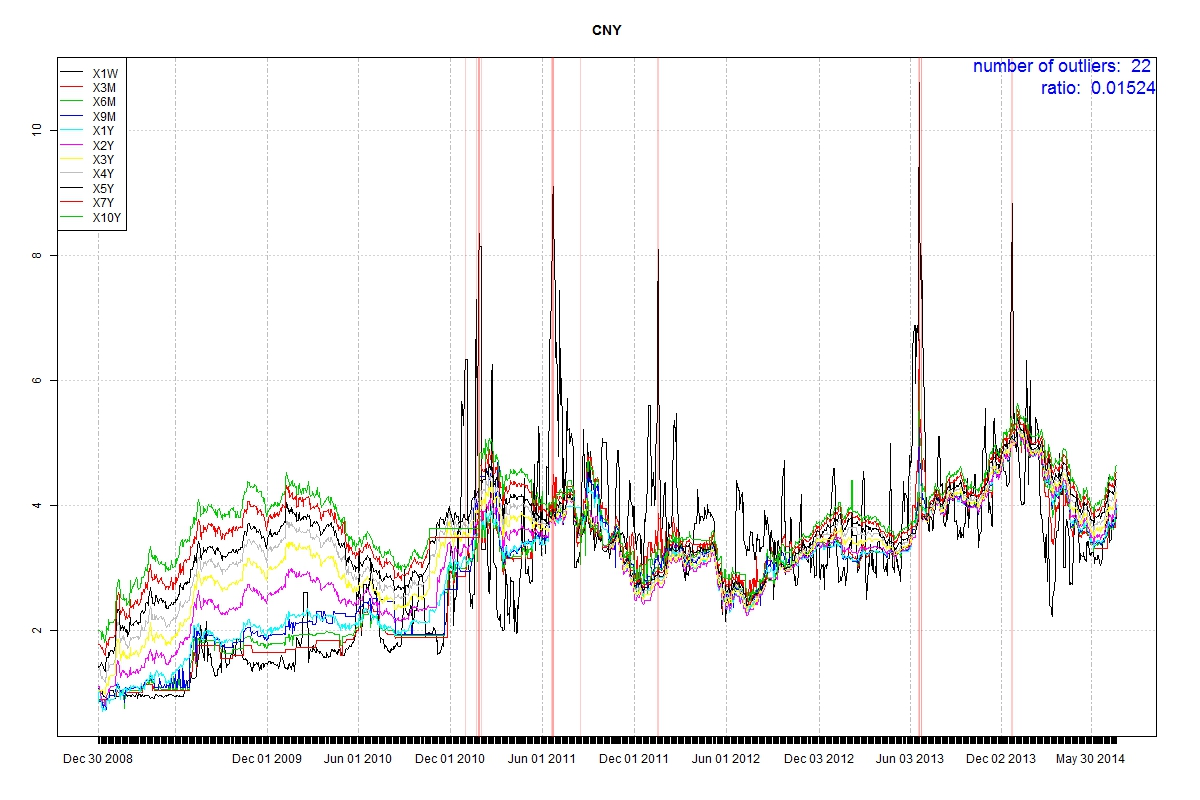

The script that saved this image:
library(xts)
library(xtsExtra)

#currency <- read.csv('INR266.csv',stringsAsFactors = FALSE)
index <- read.csv("CNY.csv",stringsAsFactors = FALSE)

data <- index
dates <- data$Date
rates <- data[,-1]
dates <- as.POSIXct(dates,format ="%m/%d/%Y")
t <- as.xts(rates, order.by = dates)
  # scale 
rate_name <- names(t)
span <- 0.16

tsoutliers <- function(x,plot=TRUE,span=0.1,name="",percentile = c(0.25,0.75),k=3,range = c(-1.1))
{
    # x <- as.ts(x)
    if(frequency(x)>1)
        resid <- stl(x,s.window="periodic",robust=TRUE)$time.series[,3]
    else
    {
        tt <- 1:length(x)
        #resid <- residuals(loess(x ~ tt,span=span))

        loe <- loess(x~tt, span = span)
    pred <- predict(loe,tt,se=TRUE)
    resid <- loe$residuals
    }


    # can adjust the parameters to control the outlier 
    resid.q <- quantile(resid,prob= percentile)
    iqr <- diff(resid.q)
    limits <- resid.q + k*iqr*range
    score <- abs(pmin((resid-limits[1])/iqr,0) + pmax((resid - limits[2])/iqr,0))
    indicator <- ifelse(score>0,1,0)
    indi <- cbind(indicator,x)[,1]

    if(plot)
    {
        custom.panel <- function(index,x,...) {
        default.panel(index,x,...)
        points(x=index(indi[indi == 1]),
          y=x[,1][index(indi[indi == 1])],cex=0.9,pch=19,
          col="blue")
          #abline(v=index(indi[indi == 1]),col="grey")
    }

      newlist <- list(score = score, resid = resid,indicator = indicator)
    plot.xts(x=cbind(x,fitted=loe$fitted,residual=loe$residuals),panel = custom.panel, screens = factor(1, 1), auto.legend = TRUE, main = paste("LOESS plot",rate_name[i],sep=" "))

        cat("Number of outliers for ",name," is ", sum(indicator),"\n")
        return(invisible(newlist))
    }
    else
        return(list(score,resid,indicator))
}


jpeg(file = " CNY LOESS plot %d.jpeg",quality=100,width = 1200, height = 800,units = 'px', pointsize = 12)

indi <- rep(0,nrow(t)) # initialize the indicator vector

for (i in 1:ncol(t))
{
  a <- tsoutliers(t[,i],name = rate_name[i],span=span, percentile = c(0.25,0.75),k=3,range=c(-1,1.2))
# if any col in one raw has 1, label this row as 1
indi <- indi | a$indicator
}
dev.off()

indi <- cbind(indi,t)[,1]
num <- sum(indi)
per <-sum(indi)/nrow(t)

cat("\ntotal number of outliers is ", num)
cat("\nratio of outliers is ",per)
# percenatge of potential outlier

jpeg(file = "CNY.jpeg",quality=100,width = 1200,height = 800,units = 'px', pointsize = 12)

# try to add points to show outlier
# index(indi[indi == 1]) get outlier
custom.panel <- function(index,x,...) {
  default.panel(index,x,...)
  abline(v=index(indi[indi == 1]),col=rgb(1,0,0,0.2),lwd=0.7)
  usr <- par( "usr" )
  text( usr[ 2 ], usr[ 4 ], paste("number of outliers: ",num,"\n","ratio: ",format(per,digits=4)),  adj = c( 1, 1 ), col = "blue" ,cex=1.5)

}

plot.xts(t, screens = factor(1, 1), panel = custom.panel, auto.legend = TRUE, main = "CNY")
dev.off()

data <- cbind(indi,t)
data <- data.frame(date=index(data), coredata(data))
colnames(data)[2] <- "indicator" 
write.csv(data, file = "CNY_outlier.csv",row.names=TRUE)

ret <-  (t/lag(t,1) - 1)[-1,]
potential_day <- ret[index(indi[indi==1]),]
head(potential_day) # take a quick view

# plot all graph first
# coredata(potential_day[1,])
jpeg(file = " CNY check plot %d.jpeg",quality=100,width = 1200, height = 800,units = 'px', pointsize = 12)
par(mfrow=c(3,3))
for(i in 1 : nrow(potential_day))
{
  dat <- coredata(potential_day[i,])
  plot(c(dat),col=ifelse(c(dat)==0, "black", ifelse(c(dat)>0,"blue","red")),
      pch=16,axes=FALSE,xlab = "Tenor",ylab = "scale of change",main = index(potential_day[i,]))
  axis(2)
  axis(1, at=seq_along(c(dat)),labels=names(potential_day), las=2)
  box()
  abline(h=0,lty="dashed",col="chartreuse4")
  legend("topleft", pch = c(15, 15, 15),col = c("blue", "black","red"),legend = c(">0","=0","<0"))
}
dev.off()